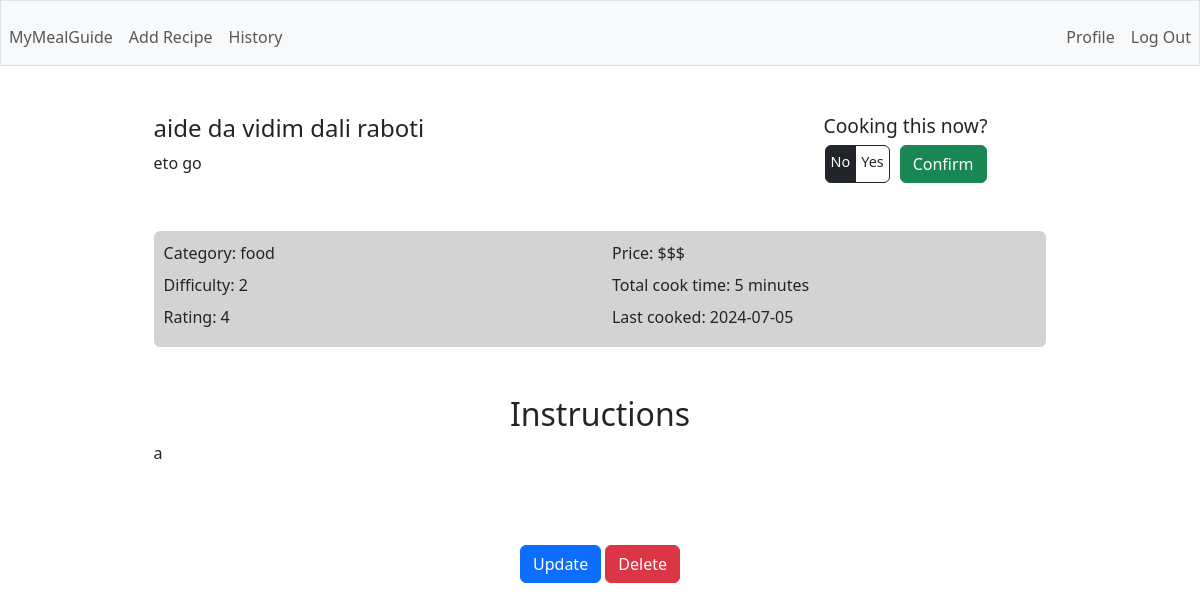
Page /recipe/6 (signed in) on the committed database.
### tables this page shows
CREATE TABLE recipes (
        id INTEGER PRIMARY KEY AUTOINCREMENT,
        user_id INTEGER,
        name TEXT NOT NULL,
        description TEXT,
        total_time INTEGER,
        category TEXT,
        instructions TEXT,
        difficulty INTEGER,
        rating INTEGER,
        price TEXT,
        last_cooked DATE,
        FOREIGN KEY(user_id) REFERENCES users(id)
    );

### app.py (the view)
@app.route('/recipe/<int:id>')
def recipe(id):
    row = g.c.execute('SELECT * FROM recipes WHERE id = ?', (id,)).fetchone()
    return render_template('recipe.html', row=row)

### app.py (called while the page is built)
@app.before_request
def before_request():
    g.db = sqlite3.connect('database.db')
    g.c = g.db.cursor()

@app.teardown_request
def teardown_request(exception):
    db = getattr(g, 'db', None)
    if db is not None:
        db.close()

@app.after_request
def after_request(response):
    response.headers['Cache-Control'] = 'no-cache, no-store, must-revalidate'
    response.headers['Pragma'] = 'no-cache'
    response.headers['Expires'] = '0'
    return response

### templates/recipe.html (shortened to what this page needs)
{% extends "layout.html" %} {% block title %} Recipe Details: {% endblock %} {%
block main %}
<div class="recipe_wrap">
  <div class="row header">
    <div class="col-md-8">
      <h1>{{ row[2] }}</h1>
      <p>{{ row[3] }}</p>
    </div>
    <div class="col-md-4">
      <div class="cooking_now">
        <h3 class="d-flex justify-content-center">Cooking this now?</h3>
        <form
          action="/cooking_now/{{row[0]}}"
          method="get"
          class="d-flex justify-content-center"
        >
          <div class="btn-group" role="group">
            <label class="cooking_choice btn btn-outline-dark" for="no"
              >No</label
            >
            <label class="cooking_choice btn btn-outline-dark" for="yes"
              >Yes</label
            >
          </div>
          <button class="cooking_button btn btn-success" type="submit">
            Confirm
          </button>
        </form>
      </div>
    </div>
  </div>
  <div class="details rounded">
    <div class="row">
      <div class="col-md-6">
        <p>Category: {{ row[5] }}</p>
        <p>Difficulty: {{ row[7] }}</p>
        <p>Rating: {{ row[8] }}</p>
      </div>
      <div class="col-md-6">
        <p>Price: {{ row[9] }}</p>
        <p>Total cook time: {{ row[4] }} minutes</p>
        <p>Last cooked: {{ row[10] }}</p>
      </div>
    </div>
  </div>
  <div class="instruction">
    <h2>Instructions</h2>
    <p>{{ row[6] }}</p>
  </div>
  <div class="actions d-flex justify-content-center">
    <div>
      <a href="{{ url_for('update', id=row[0]) }}" class="btn btn-primary"
        >Update</a
      >
      <a href="{{ url_for('delete', id=row[0]) }}" class="btn btn-danger"
        >Delete</a
      >
    </div>
  </div>
</div>
{% endblock %}

### static/styles.css (style rules this page uses)
p { margin-bottom: 0.5rem; }
a { text-decoration: none; color: #333; }
.recipe_wrap { text-align: start; width: 80%; margin: 0 auto; }
.header { margin-bottom: 3rem; }
.header h1 { font-size: 1.5rem; }
.details { background-color: #d3d3d3; padding: 10px; }
.instruction { margin: 3rem 0 5rem 0; }
.instruction h2 { text-align: center; }
.cooking_now h3 { font-size: 1.2rem; }
.cooking_choice { font-size: 0.9rem; padding: 5px; }
.cooking_button { margin-left: 10px; }

### rows in the picture
recipes: name "aide da vidim dali raboti", description "eto go", category "food", difficulty "2", rating "4", price "$$$", total_time "5", last_cooked "2024-07-05", instructions "a"
